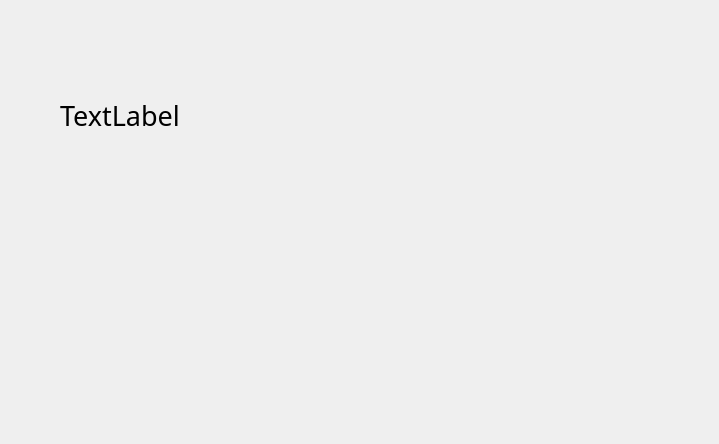
<?xml version="1.0" encoding="UTF-8"?>
<ui version="4.0">
 <class>Dialog</class>
 <widget class="QDialog" name="Dialog">
  <property name="geometry">
   <rect>
    <x>0</x>
    <y>0</y>
    <width>719</width>
    <height>444</height>
   </rect>
  </property>
  <property name="windowTitle">
   <string>Dialog</string>
  </property>
  <widget class="QLabel" name="label">
   <property name="geometry">
    <rect>
     <x>60</x>
     <y>90</y>
     <width>361</width>
     <height>51</height>
    </rect>
   </property>
   <property name="font">
    <font>
     <family>휴먼둥근헤드라인</family>
     <pointsize>20</pointsize>
    </font>
   </property>
   <property name="text">
    <string>TextLabel</string>
   </property>
  </widget>
 </widget>
 <resources/>
 <connections/>
</ui>
